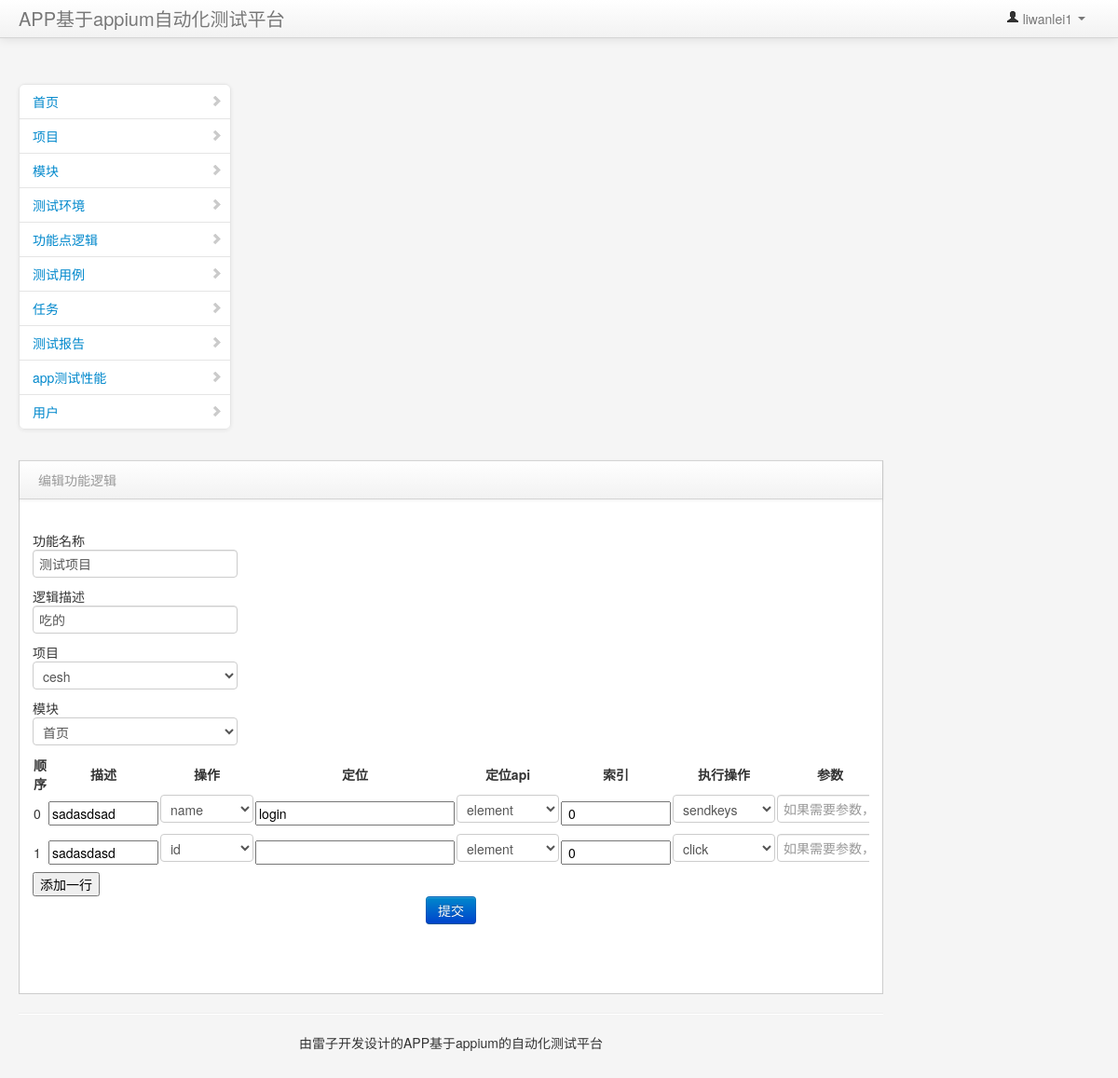
Page /editfuntion/1/ (signed in) on the committed database.
### app/models.py (models this page shows, shortened)
class Newusers(AbstractUser):
    qq=models.IntegerField('qq',blank=True,null=True,unique=True)
    mobile=models.IntegerField('手机号',null=True,unique=True,blank=True)
    login_lock=models.BooleanField('是否锁定',default=False)
    status=models.BooleanField('状态',default=False)
    work=models.ForeignKey(Work,null=True,on_delete=models.CASCADE)
    token=models.CharField('token',max_length=252,null=True)
    class Meta:
        verbose_name = u'用户'
        verbose_name_plural = verbose_name
        ordering = ['-id']

class FunctionalLofic(models.Model):
    makedatye=models.DateTimeField('创建时间',auto_now_add=True)
    user=models.ForeignKey(Newusers,on_delete=models.CASCADE)
    project=models.ForeignKey(Project,on_delete=models.CASCADE)
    mode=models.ForeignKey(Mode,null=True,on_delete=models.CASCADE)
    desc=models.CharField('功能描述',max_length=252)
    functionname=models.CharField('功能名称',max_length=16,null=True)
    status=models.BooleanField('状态',default=False)
    update=models.CharField('更新人',null=True,max_length=8)
    update_time=models.DateTimeField('更新时间',default=datetime.datetime.now())
    class Meta:
        verbose_name = u'功能'
        verbose_name_plural = verbose_name
        ordering = ['-id']

class Function_element(models.Model):
    S_CHOICES = (('click','click'),('sendkeys','sendkeys'))
    Element_Choice = (('id','id'),
                      ('name','name'),('css_selector','css selector'),
                      ('xpath','xpath'),('class_name','class name'),
                      ('tag_name','tag name'),
                      ('link_text','link text'),
                      ('portial_link_text','portial link text'))
    makedatye=models.DateTimeField('创建时间',auto_now_add=True)
    desc=models.CharField('步骤描述',max_length=252,null=True)
    user=models.ForeignKey(Newusers,null=True,on_delete=models.CASCADE)
    function=models.ForeignKey(FunctionalLofic,null=True,on_delete=models.CASCADE)
    element_api=models.CharField('定位api',max_length=8)
    index=models.IntegerField('索引',default=0,null=True)
    element_ty=models.CharField('定位的类型',choices=Element_Choice,max_length=32,null=True)
    elemnet_by=models.CharField('定位',max_length=252,null=True)
    caozuo=models.CharField('操作',choices=S_CHOICES,max_length=32,null=True)
    canshu=models.CharField('参数',null=True,max_length=252)
    is_asser=models.BooleanField('是否是断言',default=False)
    xianhoui=models.IntegerField('先后顺序',default=0)
    status=models.BooleanField('状态',default=False)
    class Meta:
        verbose_name = u'逻辑'
        verbose_name_plural = verbose_name
        ordering = ['-id']

### app/views.py (the view, shortened to what this page needs)
# urls.py: url(r'^editfuntion/(?P<id>\d+)/', login_required(EditFuntionsView.as_view()), name='editfuntion'),
class EditFuntionsView(View):
    def get(self, request, id):
        if request.user.is_superuser is False:
            use = Newusers.objects.filter(username=request.user).first()
            m = use.project_user_set.all()
            project_list = []
            for i in m:
                project = i.productname.all()
                for j in project:
                    project_list.append(j)
        else:
            project_list = Project.objects.filter(status=False).all()
        models = Mode.objects.filter(status=False).all()
        functions = FunctionalLofic.objects.filter(id=id, status=False).first()
        if not functions:
            messages.add_message(request, messages.INFO, '编辑功能逻辑不存在！')
            return redirect('testfaution')
        function_luoji = Function_element.objects.filter(function=functions).all().order_by('id')
        return render(request, 'edit/edit_funtion.html',
                      {'functions': functions, 'function_luoji': function_luoji, 'projects': project_list,
                       'models_list': models})

### templates/edit/edit_funtion.html (shortened to what this page needs)
{% extends 'base.html' %}
{% block content %}
    <div class="span9" id="content" style="    width: 80%;">
    <div class="block">
    <div class="navbar navbar-inner block-header">
        <div class="muted pull-left">编辑功能逻辑</div>
    </div>
    <div class="block-content collapse in">
        <div class="span12">
            <div class="table-toolbar">
            </div>
            <form method='post'  id="case_add" action="{% url 'editfuntion' id=functions.id %}">
                <div class="ak-jsch-modal-row col01">
                    <div class="ak-jsch-modal-text col01 clearfix">
                        <span class=" ">功能名称</span>
                        <div class="">
                            <input  name="name"  type="text" placeholder="功能名称" value="{{ functions.functionname }}">
                        </div>
                    </div>
                </div>
                <div class="ak-jsch-modal-row col01">
                    <div class="ak-jsch-modal-text col01 clearfix">
                        <span class=" ">逻辑描述</span>
                        <div class="">
                            <input  name="desc"  type="text" placeholder="逻辑描述" value="{{ functions.desc }}">
                        </div>
                    </div>
                </div>
                <div class="ak-jsch-modal-row col01 ak-jsch-padding">
                    <div class="ak-jsch-modal-text">
                        <div class="ak-jsch-modal-item ak-jsch-pt clearfix">
                            <span class="ak-jsch-item-left ak-left">项目</span>
                            <div class="ak-jsch-item-right ak-left">
                                <select id="selprojectid" name="projectid" class="ak-left ac-aselect col01" required="">
                                    {% for project in projects%}
                                        {% if functions.project.name == project.name%}
                                            <option selected>{{project.name}}</option>
                                        {% else %}
                                            <option>{{ project.name }}</option>
                                        {% endif %}
                                    {%endfor%}
                                </select>
                            </div>
                        </div>
                        <div class="ak-jsch-modal-item ak-jsch-pt clearfix">
                            <span class="ak-jsch-item-left ak-left">模块</span>
                            <div class="ak-jsch-item-right ak-left">
                                <select name="selmoduleid" id="selmoduleid"  >
                                    {% for model in models_list%}
                                        {% if functions.mode.name == model.name %}
                                            <option selected>{{model.name}}</option>
                                        {% else %}
                                            <option>{{model.name}}</option>
                                        {% endif %}
                                    {%endfor%}
                                </select>
                            </div>
                        </div>
                        <table  id="tab">
                            <thead>
                            <th>顺序</th>
                            <th>描述</th>
                            <th>操作</th>
                            <th>定位</th>
                            <th>定位api</th>
                            <th>索引</th>
                            <th>执行操作</th>
                            <th>参数</th>
                            </thead>
                            <tbody>
                            {% for  luo  in function_luoji %}
                                <tr id="row1 {{ luo.id }}">
                                    <td>{{ luo.xianhoui }}</td>
                                    <td>
                                        <input name="descr"  placeholder="请输入步骤描述" value= {{ luo.desc }} style="width: 110px;"></td>
                                    <td>
                                        <select id="keyword_1" name="keyword"  style="width: 100px;" required="" >
                                            {% if luo.element_ty == 'id' %}
                                            <option>id</option>
                                            {% elif luo.element_ty == 'name' %}
                                            <option>name</option>
                                            {% endif %}
                                        </select>
                                    </td>
                                    <td >
                                        <input id="autocomplete_1" name="autocomplete" class="ui-autocomplete-input ac-element-input"   value="{{ luo.elemnet_by }}">
                                    </td>
                                    <td>
                                        <select name="type"  style="width: 110px;">
                                            {% if luo.element_api == "element"  %}
                                            <option>element</option>
                                            {% elif luo.element_api == "elements" %}
                                            <option>elements</option>
                                              <option>element</option>
                                            {% else %}
                                            <option>elements</option>
                                              <option>element</option>
                                            {% endif %}
                                        </select>
                                    </td>
                                      <td >
                                    <input name="index" style="width: 110px;" placeholder="如果选择elements必须添加索引" value=" {{ luo.index }}">
                                </td>
                                    <td>
                                        <select name="caozuo" style="width: 110px;">
                                            {% if luo.caozuo == "click" %}
                                             <option>click</option>
                                            {% elif luo.caozuo == "sendkeys" %}
                                            <option>sendkeys</option>
                                            {% else %}
                                             <option>text</option>
                                             <option>sendkeys</option>
                                            <option>click</option>
                                            {% endif %}
                                        </select>
                                    </td>
                                    <td>
                                        <input  style="width: 100px;"type="text" name="canshu" placeholder="如果需要参数，则填写参数" value="
{{ luo.canshu }}">
                                    </td>
                                </tr>
                            {% endfor %}
                            </tbody>
                        </table>
                        <button type="button" onclick="case_step_addtr();" class="text-left ac-btn-addcase orange ac-margin-tb15 btn-default">添加一行</button>
                        <div style="text-align: center;">
                            <input  class="btn btn-sm btn-primary" type="submit" value="提交">
                        </div>
                    </div>
                </div>
                <div>
                    <br><br>
                </div>
            </form>
        </div>
    </div>
{% endblock %}

### templates/base.html (shortened to what this page needs)
<!DOCTYPE html>
<html class="no-js">
<head>
    <link href="../../static/css/bootstrap.min.css" rel="stylesheet" media="screen">
    <link href="../../static/css/bootstrap-responsive.min.css" rel="stylesheet" media="screen">
    <link href="../../static/css/jquery.easy-pie-chart.css" rel="stylesheet" media="screen">
    <link href="../../static/css/styles.css" rel="stylesheet" media="screen">
</head>
<body>
<div class="navbar navbar-fixed-top">
    <div class="navbar-inner">
        <div class="container-fluid">
            <a class="brand" href="#">APP基于appium自动化测试平台</a>
            <div class="nav-collapse collapse">
                <ul class="nav pull-right">
                    <li class="dropdown">
                        <a href="#" role="button" class="dropdown-toggle" data-toggle="dropdown">
                            <i class="icon-user"></i> {{request.session.username }} <i class="caret"></i>
                        </a>
                    </li>
                </ul>
            </div>
        </div>
    </div>
</div>
<div class="container-fluid">
    <div class="row-fluid">
        <div class="span3" id="sidebar" style="    width: 237px;">
            <ul class="nav nav-list bs-docs-sidenav nav-collapse collapse">
                <li >
                    <a href="{% url 'home' %}">
                        <i class="icon-chevron-right"></i>首页
                    </a>
                </li>
                <li>
                    <a href="{% url 'project' %}">
                        <i class="icon-chevron-right"></i> 项目
                    </a>
                </li>
                <li>
                    <a href="{% url 'model' %}">
                        <i class="icon-chevron-right"></i>模块
                    </a>
                <li>
                <a href="{% url 'testevent' %}">
                    <i class="icon-chevron-right"></i>测试环境
                </a>
            </li>
                <li>
                    <a href="{% url 'testfaution' %}">
                        <i class="icon-chevron-right"></i>功能点逻辑</a>
                </li>
                <li>
                    <a href="{% url 'testcase' %}">
                        <i class="icon-chevron-right"></i>测试用例</a>
                </li>
                <li>
                    <a href="{% url 'tingtask' %}">
                        <i class="icon-chevron-right"></i>任务</a>
                </li>
                <li>
                    <a href="{% url 'testreport' %}">
                        <i class="icon-chevron-right"></i></span>测试报告</a>
                </li>
                <li>
                    <a href="{% url 'xingneng' %}">
                        <i class="icon-chevron-right"></i></span>app测试性能</a>
                </li>
                {% if request.user.work.zhiwei == '测试主管' or request.user.is_superuser %}
                    <li>
                        <a href="{% url 'useradmin' %}">
                            <i class="icon-chevron-right"></i></span>用户</a>
                    </li>
                {% endif %}
            </ul>
        </div>
        {% block content %}
        {% endblock %}
    </div>
    <hr>
    <footer>
        <p style="text-align: center"> 由雷子开发设计的APP基于appium的自动化测试平台</p>
    </footer>
</div>
</body>
</html>

### static/css/styles.css (style rules this page uses)
body { padding-top: 0; padding-bottom: 40px; background-color: #f5f5f5; }
@media (min-width: 979px) { body { padding-top: 60px; } }
#content { margin-left:0px; margin-top: 20px; }
.block { border: 1px solid #ccc; background: white; margin: 1em 0em; border-top: none; }
.block-content { margin: 1em; min-height: .25em; }
.block-header { margin-bottom: 0px; border-right: none; border-left: none; -webkit-border-radius: 0px; -moz-border-radius: 0px; border-radius: 0px; }
.block-header div { padding-top: 10px; }
.bs-docs-sidenav { max-width: 228px; margin: 30px 0 0; padding: 0; background-color: #fff; -webkit-border-radius: 6px; -moz-border-radius: 6px; border-radius: 6px; -webkit-box-shadow: 0 1px 4px rgba(0,0,0,.065); -moz-box-shadow: 0 1px 4px rgba(0,0,0,.065); box-shadow: 0 1px 4px rgba(0,0,0,.065); }
.bs-docs-sidenav > li > a { display: block; width: 190px \9; margin: 0 0 -1px; padding: 8px 14px; border: 1px solid #e5e5e5; }
.bs-docs-sidenav > li:first-child > a { -webkit-border-radius: 6px 6px 0 0; -moz-border-radius: 6px 6px 0 0; border-radius: 6px 6px 0 0; }
.bs-docs-sidenav > li:last-child > a { -webkit-border-radius: 0 0 6px 6px; -moz-border-radius: 0 0 6px 6px; border-radius: 0 0 6px 6px; }
.bs-docs-sidenav .icon-chevron-right { float: right; margin-top: 2px; margin-right: -6px; opacity: .25; }

### rows in the picture
Newusers: session.username "liwanlei1"
FunctionalLofic: name "测试项目", desc "吃的"
Function_element: xianhoui "0", descr "sadasdsad", keyword "name", autocomplete "login", type "element", index "0", caozuo "sendkeys"
Function_element: xianhoui "1", descr "sadasdasd", keyword "id", type "element", index "0", caozuo "click"

### other values in the picture
form field projectid "cesh"
form field selmoduleid "首页"
